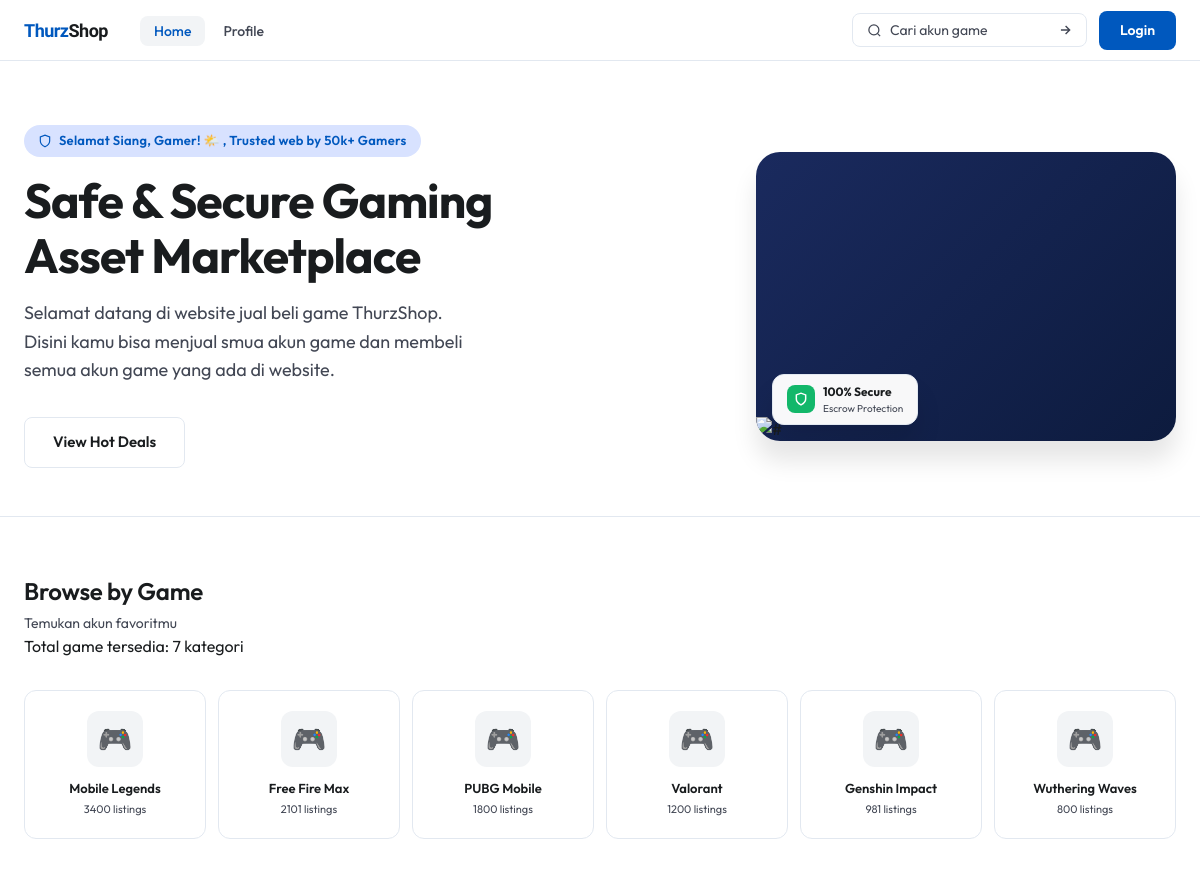
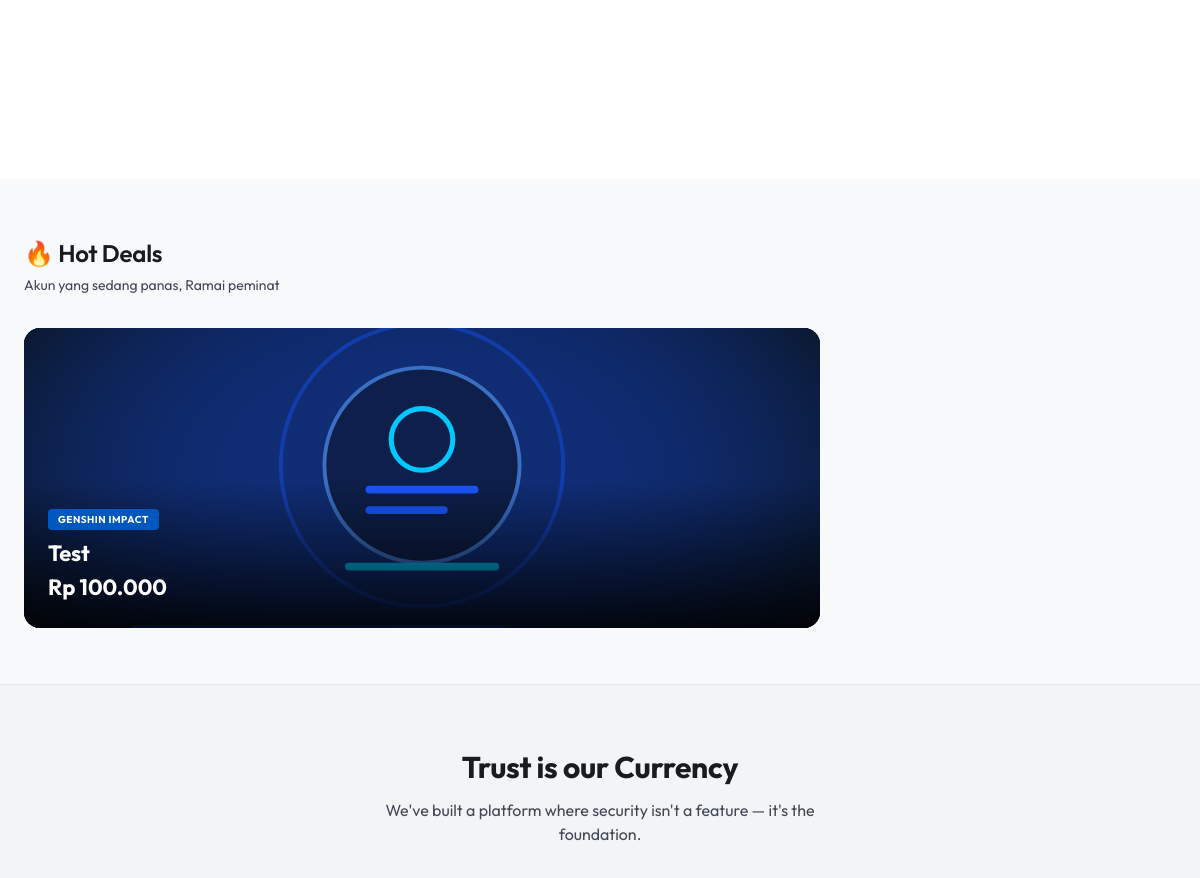
Before: / (upper part) with the older database file (2 pictures, top to bottom).
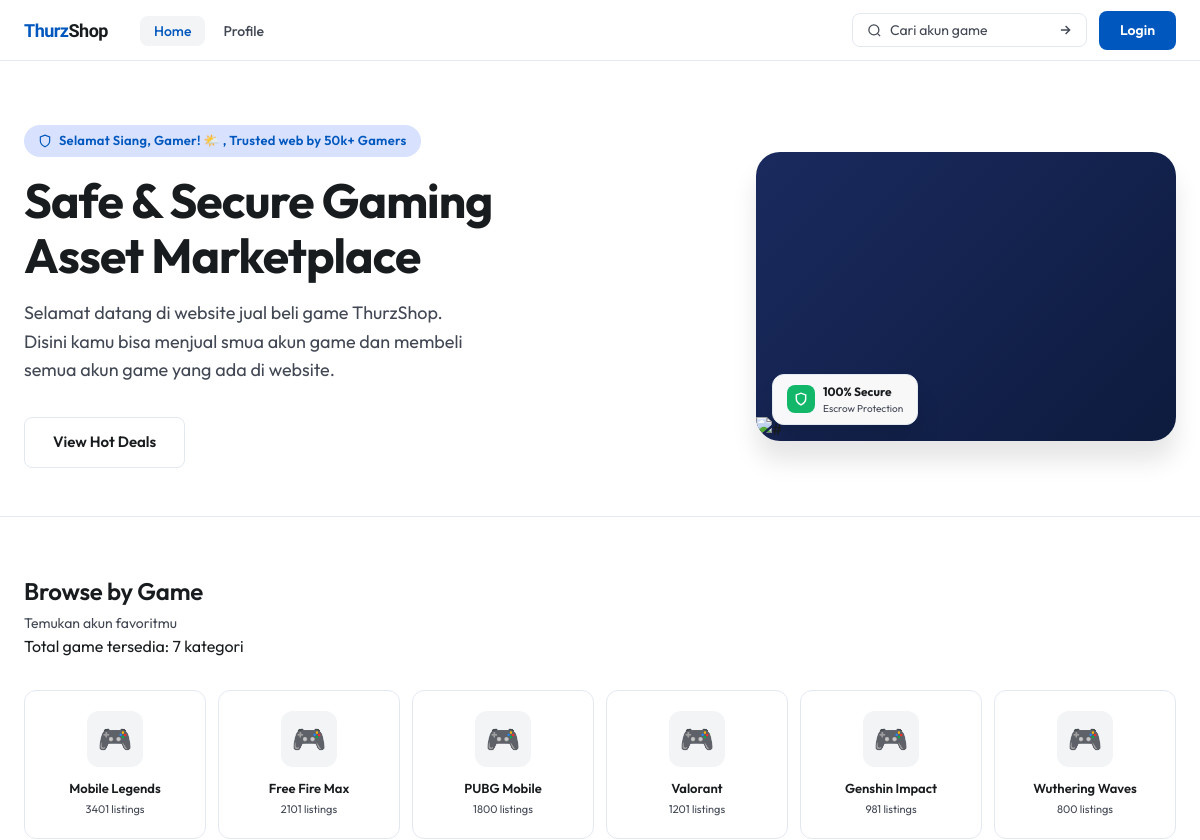
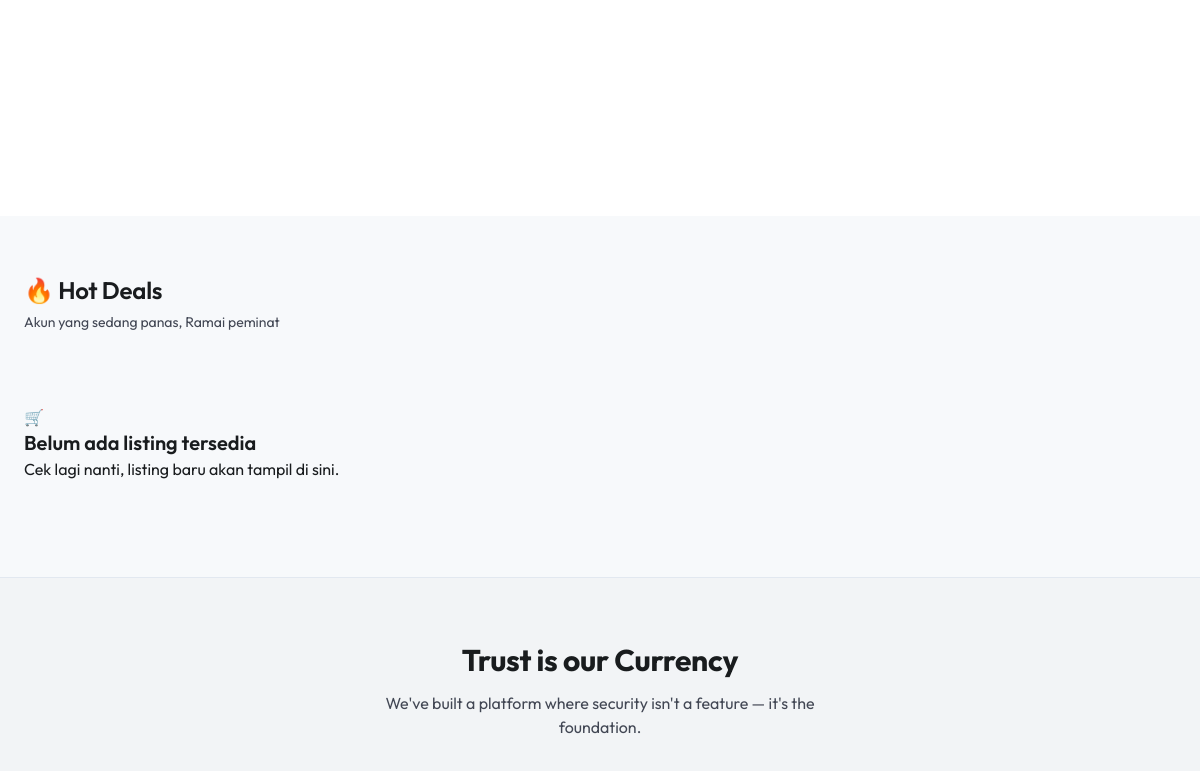
After: the same page with the newer database file (2 pictures, top to bottom).
### tables this page shows
CREATE TABLE `games` (
  `id` int(11) NOT NULL,
  `name` varchar(100) NOT NULL,
  `image_url` text NOT NULL,
  `genre` varchar(50) NOT NULL,
  `platform` varchar(50) NOT NULL,
  `listing_count` int(11) NOT NULL DEFAULT 0,
  `created_at` timestamp NOT NULL DEFAULT current_timestamp()
);

### index.php (the view, shortened to what the changed rows need)
<?php
include 'includes/header.php';
?>
<section style="background: var(--white); border-bottom: 1px solid var(--border);">
  <div class="hero">
    <div class="hero-left">
      <h1>Safe &amp; Secure Gaming<br/>Asset Marketplace</h1>
    </div>
  </div>
</section>
<?php
    include 'includes/db.php';
    $games = mysqli_query($conn, "SELECT * FROM games ORDER BY listing_count DESC");
    $hotDealsRes = mysqli_query($conn,
        "SELECT * FROM v_listing_marketplace
         WHERE status = 'ready'
         ORDER BY price DESC
         LIMIT 3");
    $hotDeals = $hotDealsRes ? mysqli_fetch_all($hotDealsRes, MYSQLI_ASSOC) : [];
    function dealRp($n) {
        return 'Rp ' . number_format((float) $n, 0, ',', '.');
    }
?>
<div style="background: var(--white);">
  <div class="section">
    <div class="games-grid">
      <?php foreach ($games as $game): ?>
      <div class="game-card">
        <div class="game-icon">
          <span style="display:none; width:56px; height:56px; font-size:28px; align-items:center; justify-content:center;">🎮</span>
        </div>
        <div class="game-name"><?php echo htmlspecialchars($game['name']); ?></div>
        <div class="game-count"><?php echo $game['listing_count']; ?> listings</div>
      </div>
      <?php endforeach; ?>
    </div>
  </div>
</div>
<div id="hot-deals" style="background: var(--bg);">
  <div class="section">
    <?php if (empty($hotDeals)): ?>
      <div class="empty-state" style="padding: 40px 0;">
        <div class="empty-icon">🛒</div>
        <h3>Belum ada listing tersedia</h3>
        <p>Cek lagi nanti, listing baru akan tampil di sini.</p>
      </div>
    <?php else: ?>
    <div class="deals-grid">
      <?php $featured = $hotDeals[0]; ?>
      <a href="pages/listing-detail.php?id=<?php echo (int) $featured['listing_id']; ?>"
         class="deal-featured" style="text-decoration:none; color: inherit;">
        <div class="deal-featured-img" style="position:absolute; inset:0; width:100%; height:100%;">
          <svg width="100%" height="100%" viewBox="0 0 310 200" preserveAspectRatio="xMidYMid slice" fill="none" xmlns="http://www.w3.org/2000/svg"
               <?php echo !empty($featured['image_url']) ? 'style="display:none"' : ''; ?>>
            <rect width="310" height="200" fill="#0a1628"/>
            <rect width="310" height="200" fill="url(#dealGlow)"/>
            <defs>
              <radialGradient id="dealGlow" cx="50%" cy="50%" r="60%">
                <stop offset="0%" stop-color="#1a56ff" stop-opacity=".3"/>
                <stop offset="100%" stop-color="#0a1628" stop-opacity="1"/>
              </radialGradient>
            </defs>
            <circle cx="155" cy="95" r="55" fill="none" stroke="#1a56ff" stroke-width="1.5" opacity=".4"/>
            <circle cx="155" cy="95" r="38" fill="#0d1f4a" stroke="#3a6fc4" stroke-width="1.5"/>
            <circle cx="155" cy="85" r="12" fill="none" stroke="#00c8ff" stroke-width="2"/>
            <rect x="133" y="103" width="44" height="3" rx="1.5" fill="#1a56ff"/>
            <rect x="133" y="111" width="32" height="3" rx="1.5" fill="#1a56ff"/>
            <rect x="125" y="133" width="60" height="3" rx="1.5" fill="#00c8ff" opacity=".9"/>
            <rect x="40" y="158" width="150" height="18" rx="4" fill="#0d1628" stroke="#1a56ff" stroke-width="1"/>
            <ellipse cx="160" cy="165" rx="100" ry="8" fill="#1a56ff" opacity=".15"/>
          </svg>
        </div>
        <div class="deal-featured-content">
          <div class="deal-tag"><?php echo htmlspecialchars($featured['game_name']); ?></div>
          <div class="deal-featured-title">
            <?php echo htmlspecialchars($featured['title']); ?>
          </div>
          <div class="deal-price">
            <span class="deal-price-main"><?php echo dealRp($featured['price']); ?></span>
          </div>
        </div>
      </a>
      <div class="deal-list">
      </div>
    </div>
    <?php endif; ?>
  </div>
</div>
<div class="trust-section">
  <div class="trust-inner">
    <h2>Trust is our Currency</h2>
  </div>
</div>
<?php include 'includes/footer.php'; ?>

Changed rows visible on the page:
changed games "Mobile Legends": listing_count "3400" → "3401"
changed games "Valorant": listing_count "1200" → "1201"
Other visible differences:
$featured['game_name']: "GENSHIN IMPACT" → (not shown)
$featured['title']: "Test" → (not shown)
dealRp($featured['price']): "Rp 100.000" → (not shown)
text now shown: "🛒 Belum ada listing tersedia Cek lagi nanti, listing baru akan tampil di sini."
